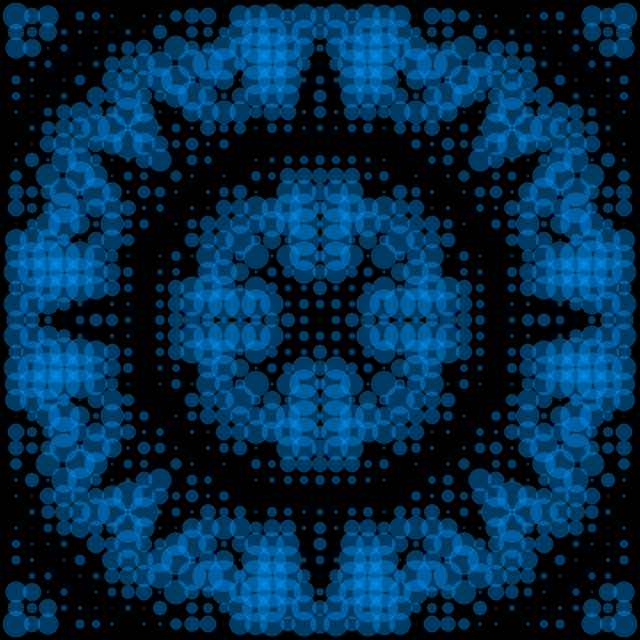
Frame 1 (no input)
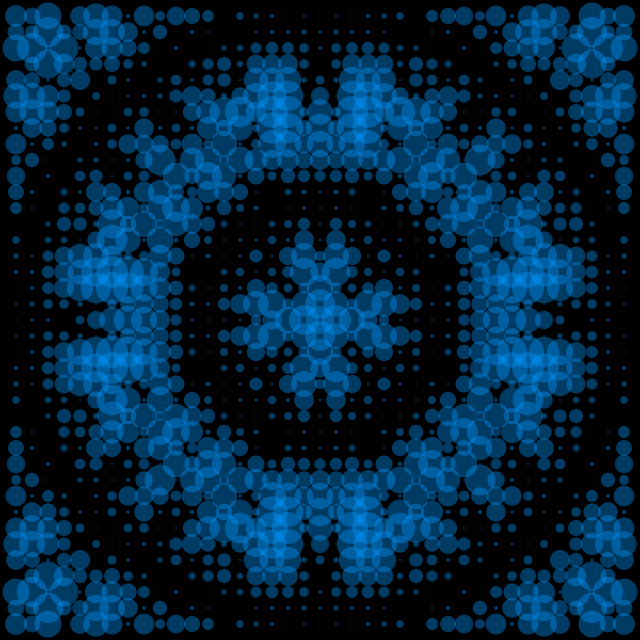
Frame 60 (the mouse pressed at the canvas centre just before this capture)
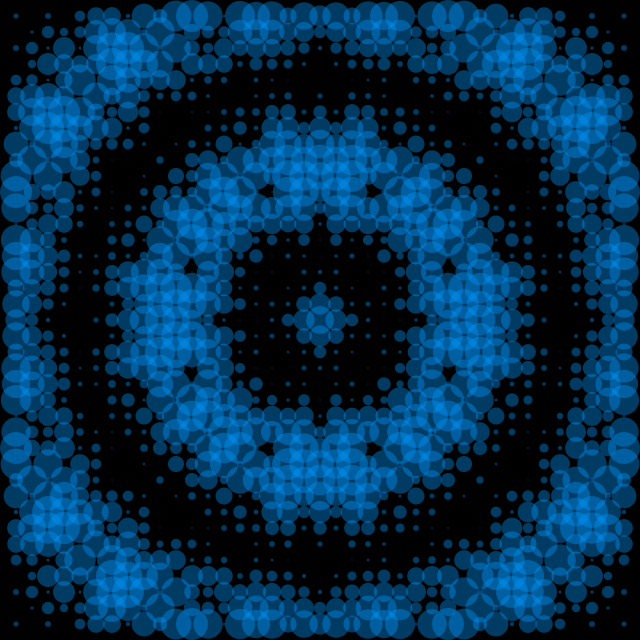
Frame 120 (the mouse held since frame 60 and released just before this capture)

The Processing sketch that drew these frames (run headless with seeded random() and noise(); from frame 60 on, the mouse is pressed at the canvas centre):

// Processing sketch: processing_164165
// ── processing_164165.pde

int n = 32;

void setup(){
  size(640, 640);
  noStroke();
  fill(0, 150, 255, 100);
}

void draw(){
  background(0);
  for(int x = n/2; x < width; x+=n/2){
    for(int y = n/2; y < height; y+=n/2){
      /* You could of made a variable for the dist() function. But I like compact code so I just put them in. */
      float angle = sin(radians(dist(x, y, width/2, height/2)+frameCount)) * cos(dist(x, y, width/2, height/2))*n;
      ellipse(x, y, angle, angle);
    } 
  }
}
